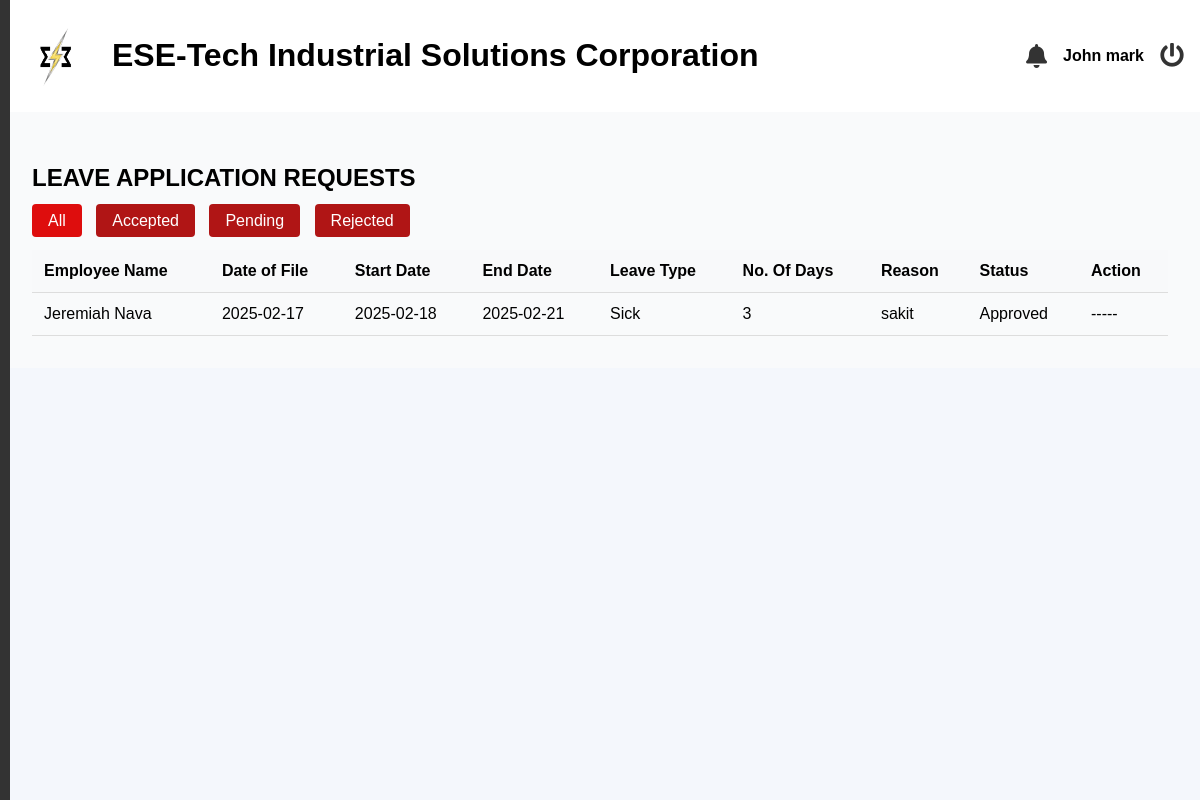
/admin/leave.php (signed in), run on an earlier commit of the app's database.
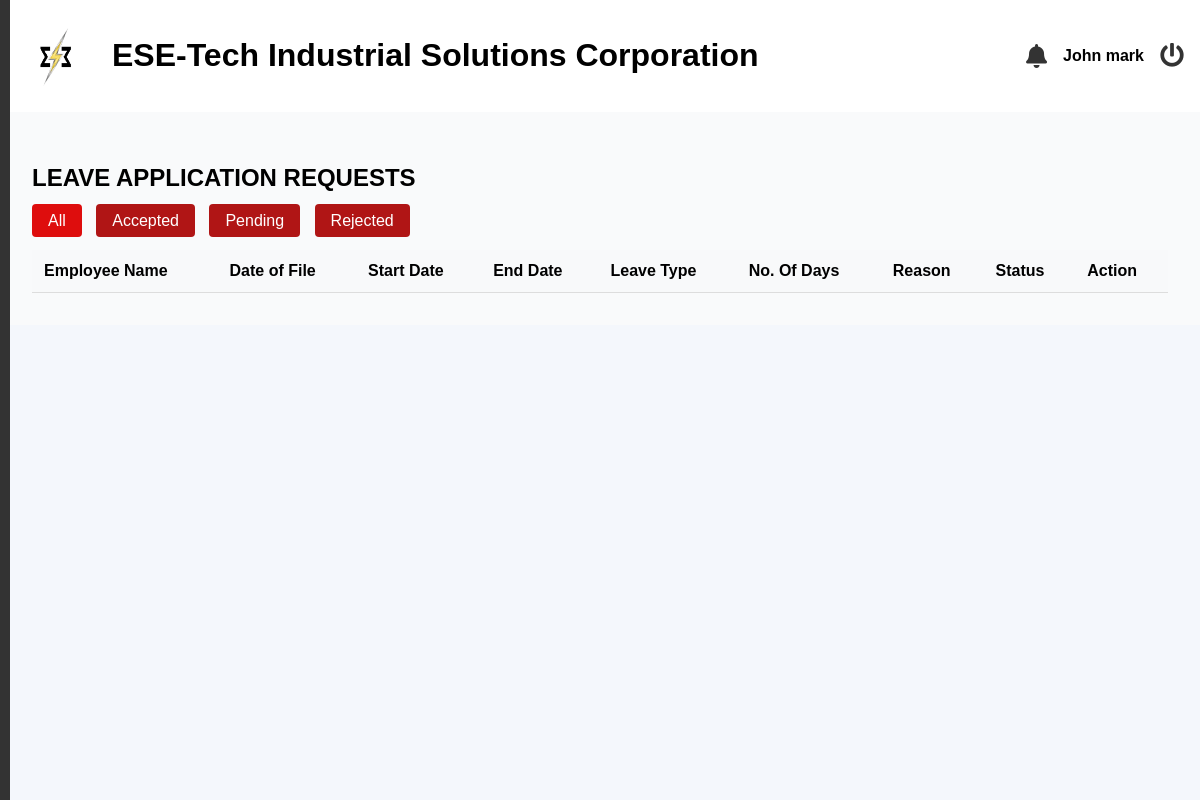
And on a later commit of the database.
### tables this page shows
CREATE TABLE `leave_applications` (
  `leave_id` int(11) NOT NULL,
  `employee_id` int(11) NOT NULL,
  `leave_type` enum('Sick','Vacation','Paternity','Maternity') NOT NULL,
  `file_date` varchar(32) NOT NULL,
  `start_date` date NOT NULL,
  `end_date` date NOT NULL,
  `number_of_days` varchar(32) NOT NULL,
  `reason` text DEFAULT NULL,
  `status` enum('Pending','Approved','Rejected') DEFAULT 'Pending'
);

### admin/leave.php (the view, shortened to what this page needs)
<?php
include('header.php');
$conn = mysqli_connect('localhost', 'root', '', 'esetech');
$status_filter = isset($_GET['status']) ? $_GET['status'] : 'all';
$sql = "
    SELECT
        leave_applications.*,
        CONCAT(employees.first_name, ' ', employees.last_name) AS employee_name
    FROM leave_applications
    JOIN employees
    ON leave_applications.employee_id = employees.employee_id";
$sql .= " ORDER BY leave_applications.file_date DESC";
$result = mysqli_query($conn, $sql);
?>
<?php include('includes/sideBar.php'); ?>
<link rel="stylesheet" href="https://cdn.datatables.net/1.13.5/css/jquery.dataTables.min.css" />
<main class="main-content">
    <section id="dashboard">
        <h2>LEAVE APPLICATION REQUESTS</h2>
        <div class="filter-buttons">
            <a href="?status=all" class="<?php echo $status_filter == 'all' ? 'active' : ''; ?>">All</a>
            <a href="?status=Approved" class="<?php echo $status_filter == 'Approved' ? 'active' : ''; ?>">Accepted</a>
            <a href="?status=Pending" class="<?php echo $status_filter == 'Pending' ? 'active' : ''; ?>">Pending</a>
            <a href="?status=Rejected" class="<?php echo $status_filter == 'Rejected' ? 'active' : ''; ?>">Rejected</a>
        </div>
        <table id="myTable" class="styled-table">
    <thead>
        <tr>
            <th>Employee Name</th>
            <th>Date of File</th>
            <th>Start Date</th>
            <th>End Date</th>
            <th>Leave Type</th>
            <th>No. Of Days</th>
            <th>Reason</th>
            <th>Status</th>
            <th class="actions">Action</th>
        </tr>
    </thead>
    <tbody>
        <?php while ($row = mysqli_fetch_assoc($result)) { ?>
            <tr>
                <td><?php echo htmlspecialchars($row['employee_name']); ?></td>
                <td><?php echo htmlspecialchars($row['file_date']); ?></td>
                <td><?php echo htmlspecialchars($row['start_date']); ?></td>
                <td><?php echo htmlspecialchars($row['end_date']); ?></td>
                <td><?php echo htmlspecialchars($row['leave_type']); ?></td>
                <td><?php echo htmlspecialchars($row['number_of_days']); ?></td>
                <td><?php echo htmlspecialchars($row['reason']); ?></td>
                <td><?php echo htmlspecialchars($row['status']); ?></td>
                <td class="actions">
                    <?php
                        if ($row['status'] == 'Pending') {
                            echo '<form action="./process_leave" method="POST">
                                    <input type="hidden" name="leave_id" value="' . $row['leave_id'] . '">
                                    <input type="hidden" name="employee_id" value="' . $row['employee_id'] . '">
                                    <input type="hidden" name="leave_type" value="' . $row['leave_type'] . '">
                                    <input type="hidden" name="number_of_days" value="' . $row['number_of_days'] . '">
                                    <button type="submit" name="action" value="approve">
                                        Approve
                                    </button>
                                    <button type="submit" name="action" value="reject">
                                        Reject
                                    </button>
                                </form>';
                        } else {
                            echo '-----';
                        }
                    ?>
                </td>
            </tr>
        <?php } ?>
    </tbody>
</table>
    </section>
</main>
<?php
include('footer.php');
?>

What changed in the data, as far as the page shows it:
removed leave_applications: employee_name "Jeremiah Nava", file_date "2025-02-17", start_date "2025-02-18", end_date "2025-02-21", leave_type "Sick", number_of_days "3", reason "sakit", status "Approved"
